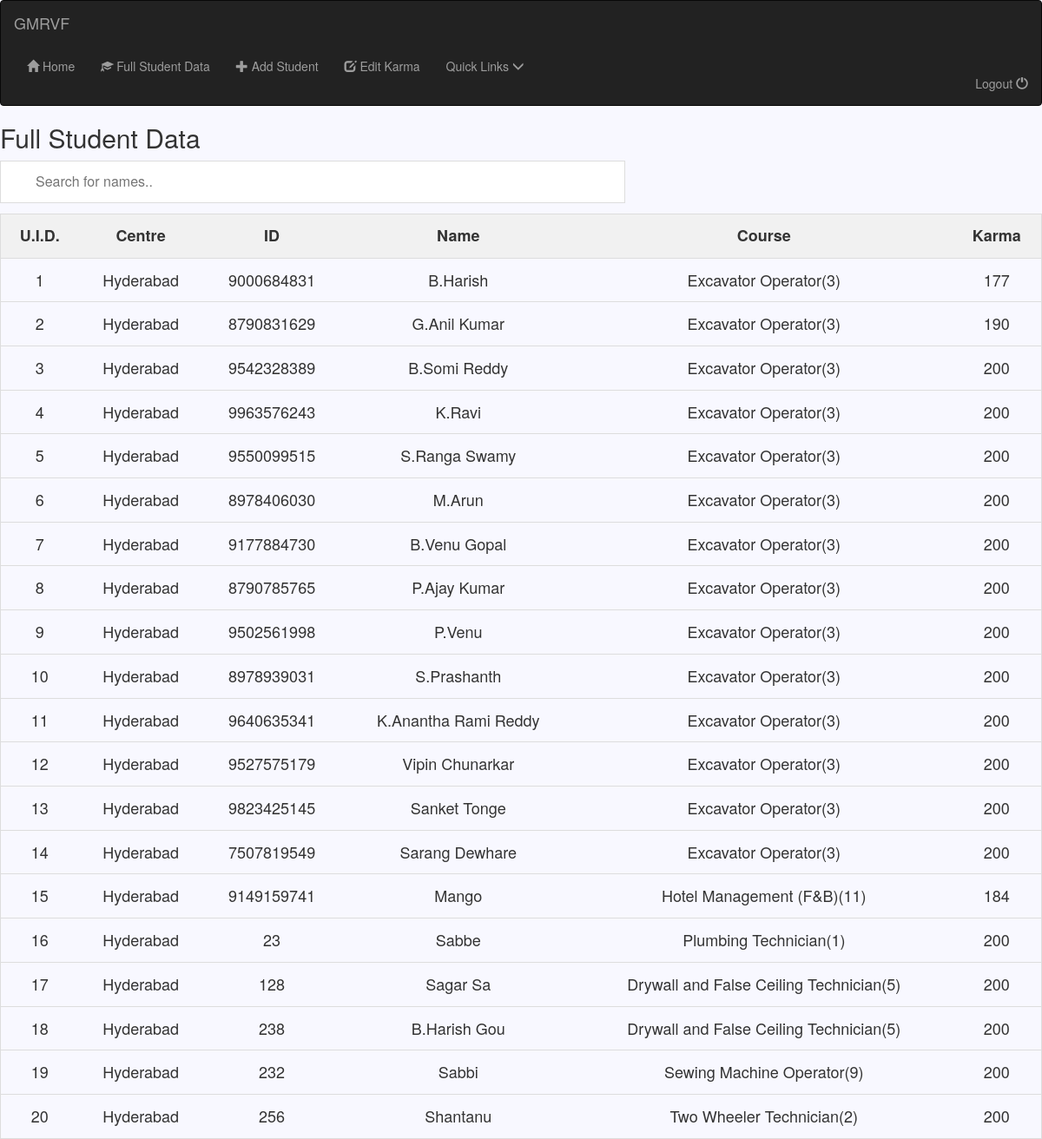
The page /faculty/fullstudentdata/ (signed in) on the database its author committed.
### faculty/models.py (models this page shows, shortened)
class studentdata(models.Model):
    centre= models.CharField(max_length=50)
    sid= models.CharField(max_length=50)
    sname= models.CharField(max_length=40)
    skarma= models.IntegerField(default=200)
    course=models.ForeignKey(courses, on_delete=models.CASCADE)
    activity_1 = models.IntegerField(default=25 , verbose_name='Attendance')
    activity_2 = models.IntegerField(default=25 , verbose_name='Classroom participation')
    activity_3 = models.IntegerField(default=25 , verbose_name='Punctuality/ time management')
    activity_4 = models.IntegerField(default=25 , verbose_name='Personal hygiene/ Grooming')
    activity_5 = models.IntegerField(default=25 , verbose_name='Bed making')
    activity_6 = models.IntegerField(default=25 , verbose_name='Participation in Swachha Bharat/ Swadhaan')
    activity_7 = models.IntegerField(default=25 , verbose_name='Respect to teachers and others')
    activity_8 = models.IntegerField(default=25 , verbose_name='Ethics and values')
    flag1 = 0
    flag2 = 0
    flag3 = 0

class courses(models.Model):
    cname = models.CharField(max_length=50)
    ccode = models.IntegerField(default=0)
    cnos = models.IntegerField(default=0)
    def __str__(self):
        return self.cname + "(" + str(self.ccode) +")"

### faculty/views.py (the view)
# urls.py: url(r'^(?P<pk>[0-9]+)/$',views.Full_Student_Data.as_view() ,name='detail'),
@class_view_decorator(login_required)
class Full_Student_Data(generic.ListView):      #full student data
    model=courses #what kind of object is to be created you will be able to access the attributes of this class in the template
    template_name = 'faculty/detail.html'
    def get_queryset(self):
        return studentdata.objects.all()

### faculty/Templates/faculty/detail.html (shortened to what this page needs)
<!DOCTYPE html>
<html lang="en">
<head>
</head>
<body>
{% extends 'faculty/base.html' %}
{% block body %}
    {% if object_list %}
            <h2>Full Student Data</h2>
<input type="text" id="myInput" onkeyup="myFunction()" placeholder="Search for names.." title="Type in a name">
<table id="myTable2" >
    <tr class="header"> <th  style="text-align: center"  scope="col"> U.I.D.</th> <th onclick="sortTable(1)"  style="text-align: center" scope="col"> Centre</th> <th onclick="sortTable(2)"   style="text-align: center" scope="col"> ID</th> <th onclick="sortTable(3)"   style="text-align: center" scope="col">Name</th> <th onclick="sortTable(4)"   style="text-align: center"scope="col"> Course</th> <th onclick="sortTable(5)"   style="text-align: center"scope="col"> Karma</th></tr>
    {% for i in object_list %}
    <tr>
        <td style="text-align: center" >{{ forloop.counter}}</td>
        <td style="text-align:center">{{ i.centre}} </td>
        <td style="text-align: center">{{ i.sid}} </td>
        <td style="text-align:center">{{ i.sname}}</td>
         <td style="text-align: center">{{ i.course}}</td>
        <td style="text-align: center">{{ i.skarma}}</td>
    </tr>
    {% endfor %}
</table>
    {% else %}
        <h3>Please Add Student data</h3>
    {% endif %}
{% endblock %}

### faculty/Templates/faculty/Base.html (shortened to what this page needs)
<html>
<!DOCTYPE html>
<html lang="en">
<head>
  <link rel="stylesheet" href="http://maxcdn.bootstrapcdn.com/bootstrap/3.3.6/css/bootstrap.min.css">
</head>
<body style = "background-color: ghostwhite">
    <nav class="navbar navbar-inverse">
        <div class="container-fluid">
        <div class="navbar-header">
             <a href="http://www.gmrvfskilling.com" class="navbar-brand">GMRVF</a>
         </div>
         <div>
             <ul class="nav navbar-nav">
                <li> <a href="{% url 'faculty:index' %}"><span class="glyphicon glyphicon-home"></span> Home</a></li>
                 <li> <a href="{% url 'faculty:detail' %}"><span class="glyphicon glyphicon-education"></span> Full Student Data</a></li>
                 <li><a href="{% url 'faculty:student-add' %}"> <span class="glyphicon glyphicon-plus"></span> Add Student</a></li>
                 <li> <a href="{% url 'faculty:edit-home' %}"><span class="glyphicon glyphicon-edit"></span> Edit Karma</a></li>
                 <li>
                     <a href="#" class="dropdown-toggle" data-toggle= "dropdown">Quick Links <span class="glyphicon glyphicon-menu-down"></span></a>
                 </li>
                <ul class="nav navbar-nav navbar-right">
                 <li><a href ="{% url 'faculty:logout' %}">Logout <span class="glyphicon glyphicon-off"></span> </a></li>
                 </ul>
             </ul>
         </div>
      </div>
   </nav>
{% block body %}
{% endblock %}
</body>
</html>

### faculty/Templates/faculty/detail.html (style rules this page uses)
#myTable2 { border-collapse: collapse; width: 100%; border: 1px solid #ddd; font-size: 18px; }
#myTable2 th, #myTable2 td { text-align: left; padding: 12px; }
#myTable2 tr { border-bottom: 1px solid #ddd; }
#myTable2 tr.header, #myTable2 tr:hover { background-color: #f1f1f1; }
body { background-color:ghostwhite; background-repeat: no-repeat; background-size : cover; }
#myInput { background-position: 10px 10px; background-repeat: no-repeat; width: 60%; font-size: 16px; padding: 12px 20px 12px 40px; border: 1px solid #ddd; margin-bottom: 12px; }

### rows shown on the page
studentdata: centre "Hyderabad", sid "9000684831", sname "B.Harish", course "Excavator Operator(3)", skarma "177"
studentdata: centre "Hyderabad", sid "8790831629", sname "G.Anil Kumar", course "Excavator Operator(3)", skarma "190"
studentdata: centre "Hyderabad", sid "9542328389", sname "B.Somi Reddy", course "Excavator Operator(3)", skarma "200"
studentdata: centre "Hyderabad", sid "9963576243", sname "K.Ravi", course "Excavator Operator(3)", skarma "200"
studentdata: centre "Hyderabad", sid "9550099515", sname "S.Ranga Swamy", course "Excavator Operator(3)", skarma "200"
studentdata: centre "Hyderabad", sid "8978406030", sname "M.Arun", course "Excavator Operator(3)", skarma "200"
studentdata: centre "Hyderabad", sid "9177884730", sname "B.Venu Gopal", course "Excavator Operator(3)", skarma "200"
studentdata: centre "Hyderabad", sid "8790785765", sname "P.Ajay Kumar", course "Excavator Operator(3)", skarma "200"
studentdata: centre "Hyderabad", sid "9502561998", sname "P.Venu", course "Excavator Operator(3)", skarma "200"
studentdata: centre "Hyderabad", sid "8978939031", sname "S.Prashanth", course "Excavator Operator(3)", skarma "200"
studentdata: centre "Hyderabad", sid "9640635341", sname "K.Anantha Rami Reddy", course "Excavator Operator(3)", skarma "200"
studentdata: centre "Hyderabad", sid "9527575179", sname "Vipin Chunarkar", course "Excavator Operator(3)", skarma "200"
studentdata: centre "Hyderabad", sid "9823425145", sname "Sanket Tonge", course "Excavator Operator(3)", skarma "200"
studentdata: centre "Hyderabad", sid "7507819549", sname "Sarang Dewhare", course "Excavator Operator(3)", skarma "200"
studentdata: centre "Hyderabad", sid "9149159741", sname "Mango", course "Hotel Management (F&B)(11)", skarma "184"
studentdata: centre "Hyderabad", sid "23", sname "Sabbe", course "Plumbing Technician(1)", skarma "200"
studentdata: centre "Hyderabad", sid "128", sname "Sagar Sa", course "Drywall and False Ceiling Technician(5)", skarma "200"
studentdata: centre "Hyderabad", sid "238", sname "B.Harish Gou", course "Drywall and False Ceiling Technician(5)", skarma "200"
studentdata: centre "Hyderabad", sid "232", sname "Sabbi", course "Sewing Machine Operator(9)", skarma "200"
studentdata: centre "Hyderabad", sid "256", sname "Shantanu", course "Two Wheeler Technician(2)", skarma "200"
